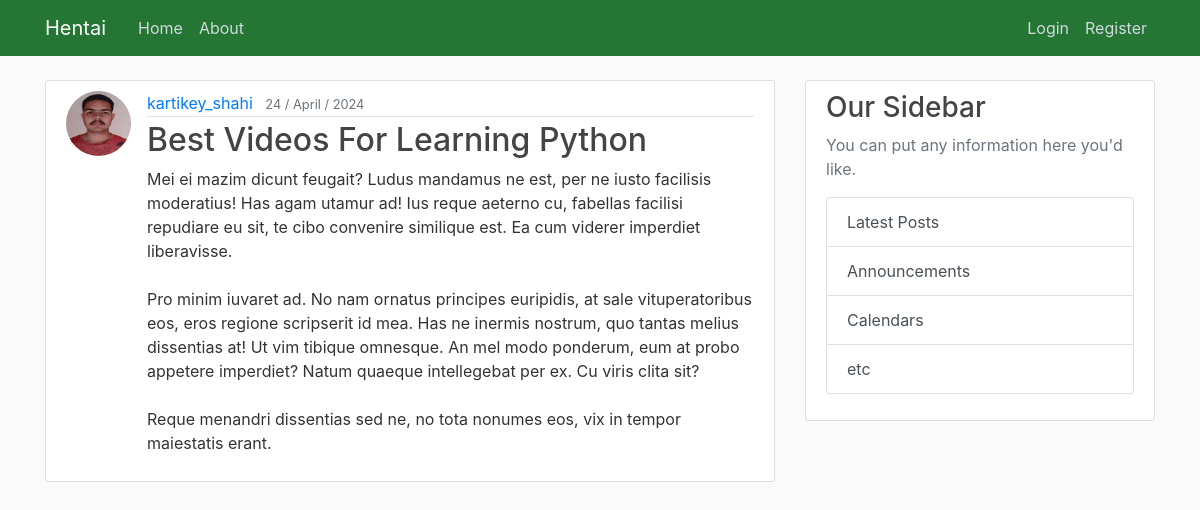
The app's page /post/45 with its own data.
### blog/models.py (models this page shows, shortened)
class Post(models.Model):
    title = models.CharField(max_length=100)
    contents = models.TextField()
    date_posted = models.DateTimeField(default = timezone.now)
    author = models.ForeignKey(User, on_delete = models.CASCADE)

### user_authentication/models.py (models this page shows, shortened)
class Profile(models.Model):
    user = models.OneToOneField(User,on_delete=models.CASCADE) # Means that if user is deleted delete the profile but not vice versa i.e. when the profile is deleted not delete the user
    image = models.ImageField(default="default.jpg",upload_to="profile_pics")
    bio = models.CharField(max_length=250,default="A veteran of this application")

### blog/views.py (the view)
def post_detail(request,pk):
    context = {
        'post':Post.objects.filter(pk=pk).first(),
        'title':f'Detail of {pk}\' post',
    }
    return render(request,'blog/post_detail.html',context)

### blog/templates/blog/post_detail.html (shortened to what this page needs)
{% extends "blog/base.html" %}
{% block main %}
    <article class="media content-section">
        <img class="rounded-circle article-img" src="{{ post.author.profile.image.url }}">
        <div class="media-body">
          <div class="article-metadata d-flex justify-content-between align-items-center">
          <div>
            <a class="mr-2" href="{% url 'profile-view' post.author.username %}">{{ post.author }}</a>
            <small class="text-muted">{{ post.date_posted | date:"d / F / Y" }}</small>
          </div>
          </div>
          <h2 class="article-title">{{ post.title }}</h2>
          <p class="article-content">{{post.contents}}</p>
        </div>
      </article>
{% endblock main %}

### blog/static/blog/main.css (style rules this page uses)
body { background: #fafafa; color: #333333; margin-top: 5rem; }
h1, h2, h3, h4, h5, h6 { color: #444444; }
.content-section { background: #ffffff; padding: 10px 20px; border: 1px solid #dddddd; border-radius: 3px; margin-bottom: 20px; }
.article-title { color: #444444; }
.article-content { white-space: pre-line; }
.article-img { height: 65px; width: 65px; margin-right: 16px; }
.article-metadata { padding-bottom: 1px; margin-bottom: 4px; border-bottom: 1px solid #e3e3e3; }

### records on screen
Post: author.profile.image (picture), author "kartikey_shahi", date_posted "24 / April / 2024", title "Best Videos For Learning Python", contents "Mei ei mazim dicunt feugait? Ludus mandamus ne est, per ne iusto facilisis moderatius! Has agam utamur ad! Ius reque aeterno cu, fabellas facilisi repudiare eu sit, te cibo convenire similique est. Ea cum viderer imperdiet liberavisse. Pro minim iuvaret ad. No nam ornatus principes euripidis, at sale vituperatoribus eos, eros regione scripserit id mea. Has ne inermis nostrum, quo tantas melius dissentias at! Ut vim tibique omnesque. An mel modo ponderum, eum at probo appetere imperdiet? Natum quaeque intellegebat per ex. Cu viris clita sit? Reque menandri dissentias sed ne, no tota nonumes eos, vix in tempor maiestatis erant."
